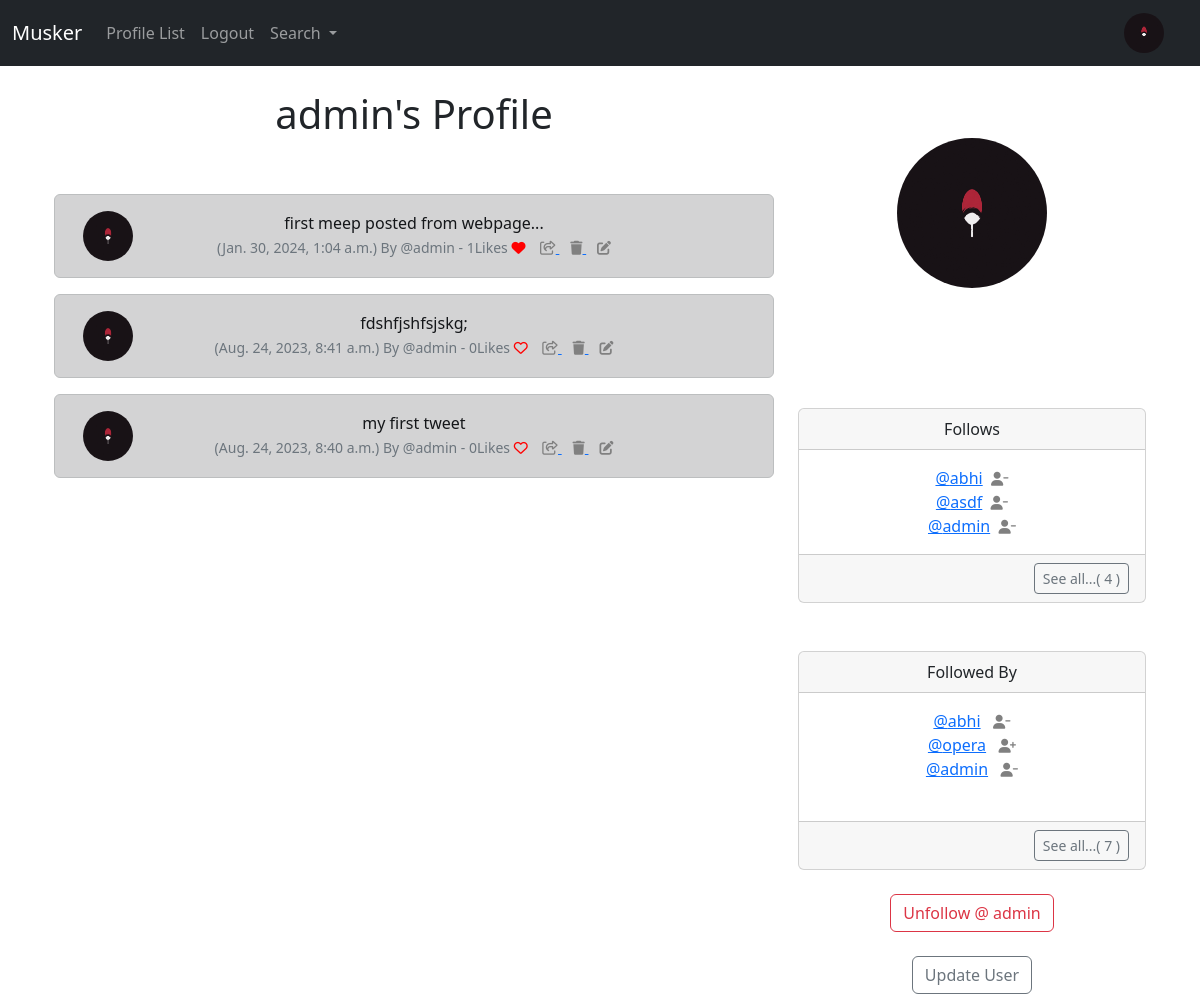
/profile/1/ (signed in), run on the app's committed database.
### musker/models.py (models this page shows, shortened)
class Profile(models.Model):
    user = models.OneToOneField(User, on_delete=models.CASCADE)
    follows = models.ManyToManyField('self',
        related_name="followed_by",
        symmetrical=False,
        blank=True)
    date_modified = models.DateTimeField(User, auto_now=True)
    profile_image = models.ImageField(null=True, blank=True, upload_to="images/")
    profile_bio= models.CharField(null=True, blank=True, max_length=500)
    facebook_link = models.URLField(null=True, blank=True)
    linkedin_link = models.URLField(null=True, blank=True)
    website_link = models.URLField(null=True, blank=True)
    def __str__(self):
        return self.user.username

class Meep(models.Model):
    user = models.ForeignKey(
        User, related_name="meeps",
        on_delete=models.DO_NOTHING
        )
    body = models.CharField(max_length=200)
    created_at = models.DateTimeField(auto_now=True)
    likes = models.ManyToManyField(User, related_name='meep_like', blank=True)
    def number_of_likes(self):
        return self.likes.count()

### musker/views.py (the view, shortened to what this page needs)
# urls.py: path("profile/<int:pk>/", views.profile, name="profile"),
def profile(request, pk):
    if request.user.is_authenticated:
        profile = Profile.objects.get(user_id=pk)
        meeps = Meep.objects.filter(user_id=pk).order_by("-created_at")
        return render(request, "profile.html", {"profile" : profile, "meeps":meeps})
    else:
        messages.success(request, ("you must be logged in to view this page"))
        return redirect("home")

### musker/templates/profile.html (shortened to what this page needs)
{% extends "base.html"%}
{% load static %}
{% block content %}
{% if profile %}
<div class="container text-center">
  <div class="row">
    <div class="col-8">
      <h1>{{ profile.user.username }}'s Profile</h1>
      <br><br>
      {% if meeps %}
      {% for meep in meeps %}
      <div class="alert alert-dark" role="alert">
        <div class="container">
          <div class="row">
            <div class="col-1">
              {% if profile.profile_image %}
              <img src="{{ profile.profile_image.url }}" width=50 height=50 class="rounded-circle"
                alt="{{ profile.user.username }}">
              {% else %}
              <img src="{% static 'images/dummy.png' %}" width=50 height=50 class="rounded-circle"
                alt="{{ profile.user.username }}">
              {% endif %}
            </div>
            <div class="col-10">
              {{ meep.body }}<br>
              <small class="text-muted">
                ({{ meep.created_at }}) By @{{ meep.user.username }}
                - {{ meep.number_of_likes }}Likes
                {% if request.user in meep.likes.all %}
                <a href="{% url 'like' meep.id %}"><i class="fa-solid fa-heart" style='color:red'></i></a>
                {% else %}
                <a href="{% url 'like' meep.id %}"><i class="fa fa-heart-o" style='color:red'></i></a>
                {% endif %}
                <a href="{% url 'meep_show' meep.id %}">
                  <i class="fa-regular fa-share-from-square" style="color:grey"></i>
                </a>
                {% if request.user.username == profile.user.username %}
                <a href="{% url 'delete_meep' meep.id %}">
                  <i class="fa-solid fa-trash" style="color:grey" align="right"></i>
                </a>
                <a href="{% url 'edit_meep' meep.id %}">
                  <i class="fa-solid fa-edit" style="color:grey" align="right"></i>
                </a>
                {% endif %}
              </small>
            </div><br>
          </div>
        </div>
      </div>
      {% endfor %}
      {% endif %}
    </div>
    <div class="col-4">
      <br><br>
      {% if profile.profile_image %}
      <img src="{{ profile.profile_image.url }}" class="rounded-circle" height="150" width="150">
      <br /><br />
      {% endif %}
      <br><br>
      <br><br>
      <div class="card">
        <div class="card-header">
          Follows
        </div>
        <div class="card-body">
          <p class="card-text">
            {% for following in profile.follows.all|slice:3 %}
            <a href="{% url 'profile' following.user.id %}">@{{ following }}</a>&nbsp;
            {% if profile.user == request.user %}
            <a href="{% url 'unfollow' following.user.id %}"><i class="fa fa-user-minus small"
                style="color: grey;"></i></a>
            {% endif %}
            <br />
            {% endfor %}
          </p>
        </div>
        <div class="card-footer text-end">
          <a href="{% url 'follows' profile.user.id %}" class="btn btn-sm btn-outline-secondary">
            See all...( {{ profile.follows.all | length }} )</a>
        </div>
      </div>
      <br><br>
      <div class="card">
        <div class="card-header">
          Followed By
        </div>
        <div class="card-body">
          <p class="card-text" align="justify center">
            {% for following in profile.followed_by.all|slice:3 %}
            <a href="{% url 'profile' following.user.id %}">@{{ following }}</a>
            {% if following in profile.follows.all %}
            <a href="{% url 'unfollow' following.user.id %}"><i class="fa fa-user-minus small"
                style="color: grey;"></i></a>
            {% else %}
            <a href="{% url 'follow' following.user.id %}"><i class="fa fa-user-plus small"
                style="color: grey;"></i></a>
            {% endif %}
            <br />
            {% endfor %}
            <br>
          </p>
        </div>
        <div class="card-footer text-end">
          <a href="{% url 'followers' profile.user.id %}" class="btn btn-sm btn-outline-secondary">
            See all...( {{ profile.followed_by.all | length }} )</a>
        </div>
      </div>
      <br>
      <form method=POST>
        {% if profile in user.profile.follows.all %}
        <button class="btn btn-outline-danger" name="follow" value="unfollow" type="submit">Unfollow @
          {{ profile.user.username | lower }}</button>
        {% else %}
        <button class="btn btn-outline-success" name="follow" value="follow" type="submit">Follow @
          {{ profile.user.username | lower }}</button>
        {% endif %}
      </form>
      <br>
      {% if request.user.id == profile.user.id %}
      <a href="{% url 'update_user' %}" class="btn btn-outline-secondary">Update User</a>
      {% endif %}
    </div>
  </div>
</div>
{% endif %}
{% endblock %}

### musker/templates/navbar.html (shortened to what this page needs)
{% load static %}
<nav class="navbar navbar-expand-lg navbar-dark bg-dark">
  <div class="container-fluid">
    <a class="navbar-brand" href="{% url 'home' %}">Musker</a>
    <div class="collapse navbar-collapse" id="navbarSupportedContent">
      <ul class="navbar-nav me-auto mb-2 mb-lg-0">
        <li class="nav-item">
          <a class="nav-link" href="{% url 'profile_list' %}">Profile List</a>
        </li>
        {% if user.is_authenticated %}
        <li class="nav-item">
          <a class="nav-link" href="{% url 'logout' %}">Logout</a>
        </li>
        {% endif %}
        <li class="nav-item dropdown">
          <a class="nav-link dropdown-toggle" href="#" role="button" data-bs-toggle="dropdown" aria-expanded="false">
            Search
          </a>
        </li>
      </ul>
      {% if user.is_authenticated %}
      <ul class="navbar-nav m1-auto">
        <li class="nav-link navbar-brand">
          <a href="{% url 'profile' request.user.id %}">
            {% if user.profile.profile_image %}
            <img src="{{ user.profile.profile_image.url }}" alt="" class="rounded-circle" width="40" height="40">
            {% else %}
            <img src="{% static 'images/dummy.png' %}" class="rounded-circle" width="40" height="40"
              alt="default profile" />
            {% endif %}
          </a>
        </li>
      </ul>
      {% endif %}
    </div>
  </div>
</nav>

### data on the page
Profile: user.username "admin", profile_image (picture), follows.all|length "4", followed_by.all|length "7"
Meep: profile_image (picture), body "first meep posted from webpage...", created_at "Jan. 30, 2024, 1:04 a.m.", user.username "admin", number_of_likes "1"
Meep: profile_image (picture), body "fdshfjshfsjskg;", created_at "Aug. 24, 2023, 8:41 a.m.", user.username "admin", number_of_likes "0"
Meep: profile_image (picture), body "my first tweet", created_at "Aug. 24, 2023, 8:40 a.m.", user.username "admin", number_of_likes "0"
Profile: user.username "abhi"
Profile: user.username "asdf"
Profile: user.username "opera"
